Frame 1 (no input): blank canvas, image omitted
Frame 60 (no input): blank canvas, image omitted
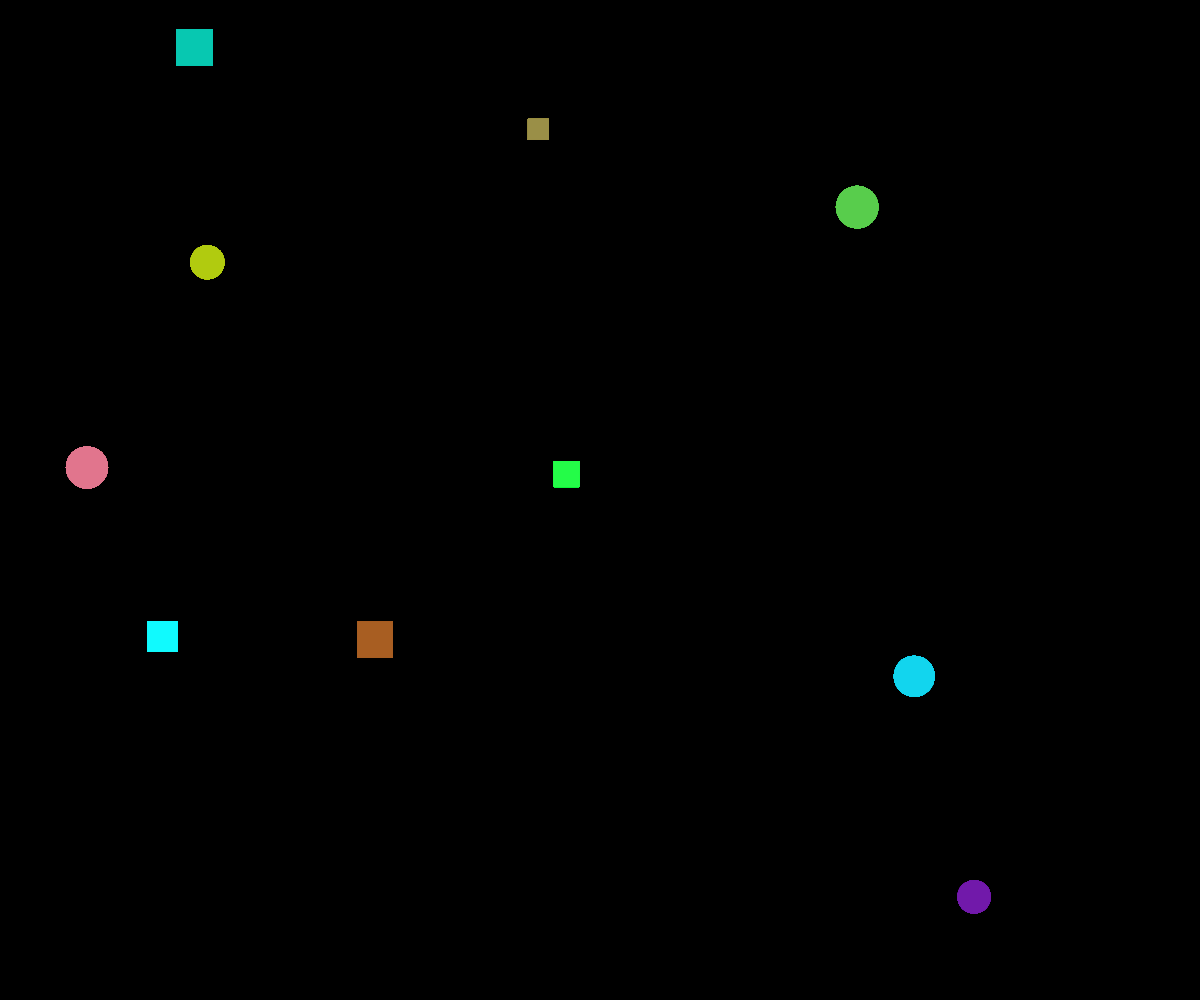
Frame 120 (the mouse pressed at the canvas centre since frame 60)

The p5.js sketch whose frames 1 and 60 were blank and that drew this single picture after the mouse press (run headless with seeded random() and noise() and a simulated clock; from frame 60 on, the mouse is pressed at the canvas centre):

// p5.js sketch
// ── sketch.js
//Array and Object Notation Assignment
// 10/19/2023
// Anamol Dhakal
// Period 3
// Creates random shapes from circles to squares, assigns random values to it within a max and min so that the screen doesn't 
// randomly get filled with one big shape the size of the window. A simple project that makes use of both arrays and object notation.
// Extra for experts: I do not think there is anything new that I have included in here, the only one that I don't recall learning in class 
// would be the "forEach" in line 13. Everything else was taught in class, or are from previous days in class.

let shapes = [];

function setup() {
  createCanvas(windowWidth, windowHeight);
  background(0);
}

function draw() {
  console.log(keyCode);
  shapes.forEach(displayShape);
}

// Calls to this every time the mouse is pressed, adding shapes
function mousePressed() {
  addRandomShapes(10);

}

// Displays the shapes that were made
function displayShape(shape) {
  fill(shape.color);
  noStroke();
  if (shape.shapeType === "ellipse") {
    ellipse(shape.x, shape.y, shape.size, shape.size);
  } 
  else {
    rect(shape.x, shape.y, shape.size, shape.size);
  }
}

function screenClicked() {
  shapes = [];
}

// This pushes random shapes that were made
function addRandomShapes(count) {
  for (let i = 0; i < count; i++) {
    shapes.push(createRandomShape());
  }
}

// Creates random values for the shapes
function createRandomShape() {
  let shape = {
    x: random(width),
    y: random(height),
    size: random(20, 50),
    color: color(random(255), random(255), random(255)),
  };

  // Checks if the shape should be an ellipse or a rectangle
  if (random(1) < 0.5) {
    shape.shapeType = "ellipse";
  } 
  else {
    shape.shapeType = "rect";
  }
  return shape;
}
